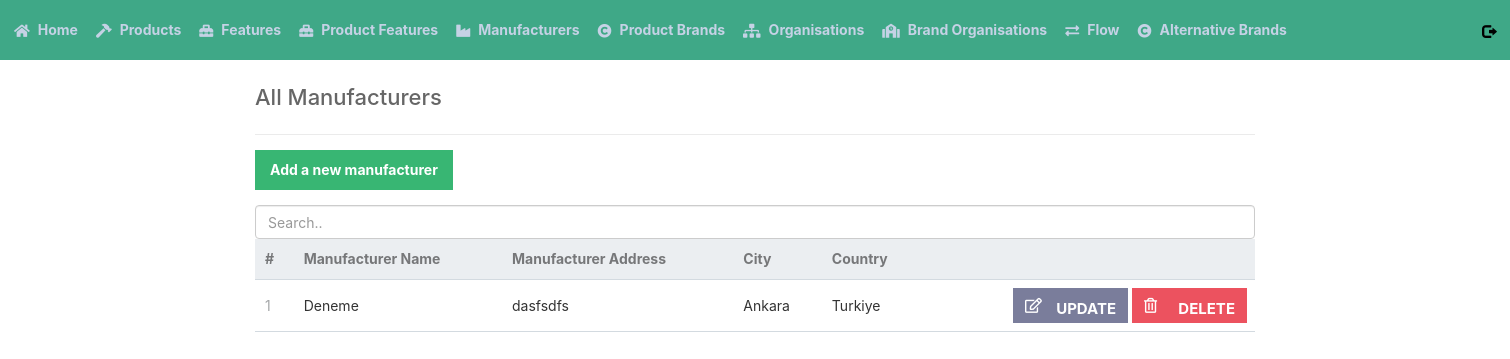
/read_manufacturers.php, run on the app's committed database.
### tables this page shows
CREATE TABLE `manufacturers` (
  `MANUFACTURER_ID` int(11) NOT NULL,
  `MANUFACTURER_NAME` varchar(200) NOT NULL,
  `MANUFACTURER_ADDRESS` varchar(200) NOT NULL,
  `CITY` int(11) NOT NULL,
  `COUNTRY` char(3) NOT NULL
);

CREATE TABLE `country_city` (
  `CITY_ID` int(11) NOT NULL,
  `CITY_NAME` varchar(100) NOT NULL,
  `COUNTRY_CODE` char(3) NOT NULL
);

CREATE TABLE `country` (
  `COUNTRY_CODE` char(3) NOT NULL,
  `Country_Name` varchar(50) NOT NULL
);

### read_manufacturers.php (the view)
<?php
include 'functions.php';
$pdo = pdo_connect_mysql();
$stmt = $pdo->prepare('SELECT * FROM MANUFACTURERS ORDER BY MANUFACTURER_ID');
$stmt->execute();
$product = $stmt->fetchAll(PDO::FETCH_ASSOC);
?>
<?= template_header('Read') ?>
<div class="content read">
	<h2>All Manufacturers</h2>
	<a href="create_manufacturers.php" class="add-product">Add a new manufacturer</a>
	<input class="form-control" id="myInput" type="text" placeholder="Search..">
	<table>
        <thead>
            <tr>
                <td>#</td>
                <td>Manufacturer Name</td>
                <td>Manufacturer Address</td>
                <td>City</td>
                <td>Country</td>
                <td></td>
            </tr>
        </thead>
        <tbody id="myTable">
            <?php foreach ($product as $element): ?>
            <tr>
                <td><?= $element['MANUFACTURER_ID'] ?></td>
                <td><?= $element['MANUFACTURER_NAME'] ?></td>
                <td><?= $element['MANUFACTURER_ADDRESS'] ?></td>
				<?php
					$stmt = $pdo->prepare('SELECT CITY_NAME FROM COUNTRY_CITY  WHERE CITY_ID = ?');
                	$stmt->execute([$element['CITY']]);
                	$temp = $stmt->fetch();
				?>
                <td><?=$temp['CITY_NAME']?></td>
				<?php
					$stmt = $pdo->prepare('SELECT COUNTRY_NAME FROM COUNTRY  WHERE COUNTRY_CODE = ?');
					$stmt->execute([$element['COUNTRY']]);
					$temp = $stmt->fetch();
				?>
                <td><?= $temp['COUNTRY_NAME'] ?></td>
                <td class="actions">
                    <a href="update_manufacturers.php?MANUFACTURER_ID=<?= $element[
                        'MANUFACTURER_ID'
                    ] ?>" class="edit"><i class="far fa-edit"></i>UPDATE</a>
                    <a href="delete_manufacturers.php?MANUFACTURER_ID=<?= $element[
                        'MANUFACTURER_ID'
                    ] ?>" class="trash"><i class="far fa-trash-alt"></i>DELETE</a>
                </td>
            </tr>
            <?php endforeach; ?>
        </tbody>
    </table>
</div>
<?= template_footer()
?>

### style.css (style rules this page uses)
* { box-sizing: border-box; font-family: -apple-system, BlinkMacSystemFont, "segoe ui", roboto, oxygen, ubuntu, cantarell, "fira sans", "droid sans", "helvetica neue", Arial, sans-serif; font-size: 16px; -webkit-font-smoothing: antialiased; -moz-osx-font-smoothing: grayscale; }
body { background-color: #FFFFFF; margin: 0; }
.content { width: 1000px; margin: 0 auto; }
.content h2 { margin: 0; padding: 25px 0; font-size: 22px; border-bottom: 1px solid #ebebeb; color: #666666; }
.read .add-product { display: inline-block; text-decoration: none; background-color: #38b673; font-weight: bold; font-size: 14px; color: #FFFFFF; padding: 10px 15px; margin: 15px 0; }
.read table { width: 100%; padding-top: 30px; border-collapse: collapse; }
.read table thead { background-color: #ebeef1; border-bottom: 1px solid #d3dae0; }
.read table thead td { padding: 10px; font-weight: bold; color: #767779; font-size: 14px; }
.read table tbody tr { border-bottom: 1px solid #d3dae0; }
.read table tbody tr td { padding: 10px; }
.read table tbody tr td:nth-child(1) { color: #a5a7a9; }
.read table tbody tr td.actions { padding: 8px; text-align: right; }
.read table tbody tr td.actions .edit, .read table tbody tr td.actions .trash { display: inline-flex; text-align: right; text-decoration: none; color: #FFFFFF; padding: 10px 12px; }
.read table tbody tr td.actions .trash { background-color: RGB(236,82,95); }
.read table tbody tr td.actions .edit { background-color: RGB(122,125,155); }
.actions a { font-size: 15px; width: 115px; height: 35px; font-weight: bold; }
.actions a i { margin-right: auto; }

### data on the page
manufacturers: MANUFACTURER_ID "1", MANUFACTURER_NAME "Deneme", MANUFACTURER_ADDRESS "dasfsdfs", CITY.CITY_NAME "Ankara", COUNTRY.Country_Name "Turkiye"
